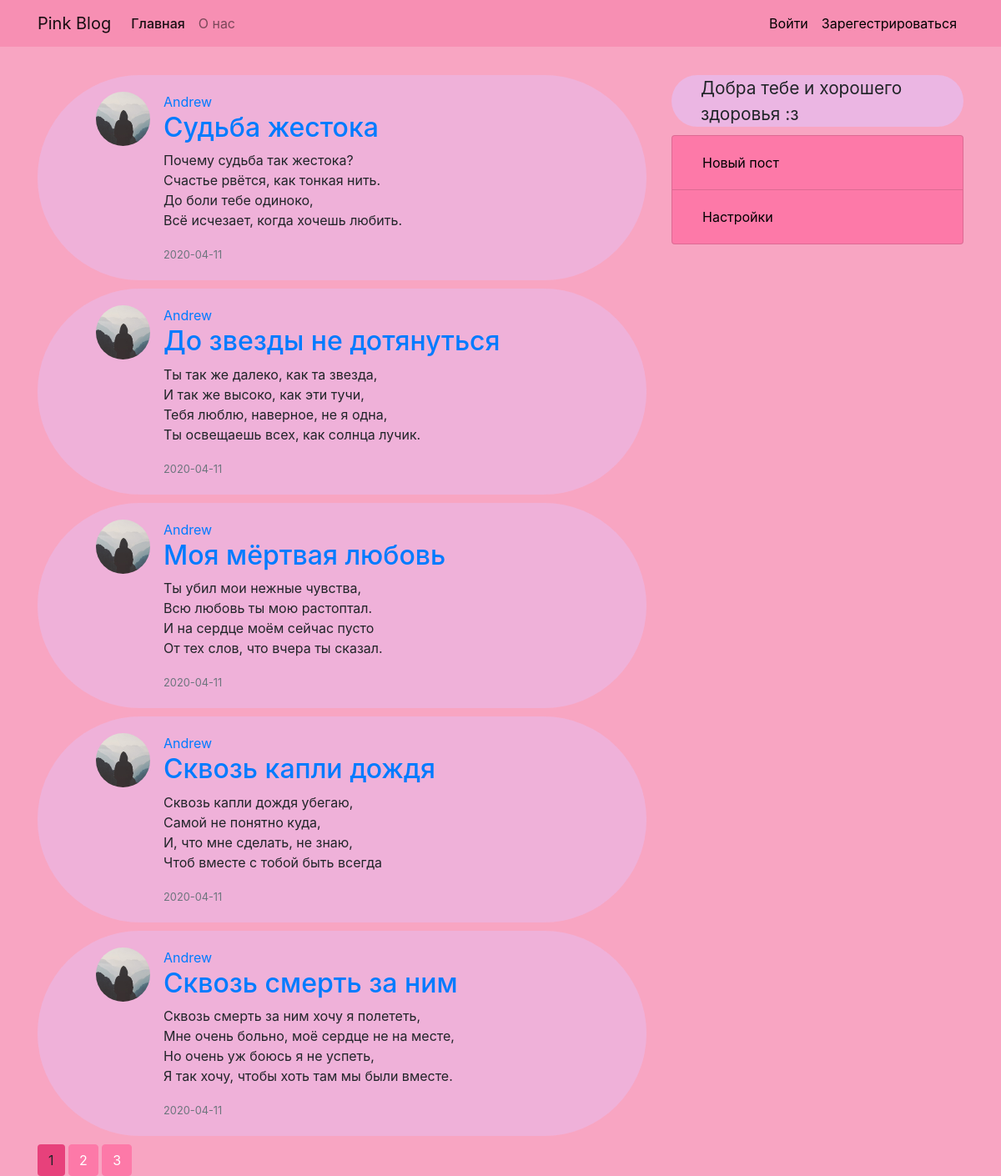
The page /home on the database its author committed.
### pinkblog/models.py (models this page shows, shortened)
class Post(db.Model):
    id = db.Column(db.Integer, primary_key=True)
    title = db.Column(db.String(100), nullable=False)
    date_posted = db.Column(db.DateTime, nullable=False, default=datetime.utcnow())
    content = db.Column(db.Text, nullable=False)
    user_id = db.Column(db.Integer, db.ForeignKey('user.id'), nullable=False)
    comments = db.relationship('Comment', backref='post', lazy=True)

class User(db.Model, UserMixin):
    id = db.Column(db.Integer, primary_key=True)
    username = db.Column(db.String(20), unique=True, nullable=False)
    email = db.Column(db.String(20), unique=True, nullable=False)
    user_image = db.Column(db.String(20), unique=False, nullable=False, default='default.jpg')
    password = db.Column(db.String(20), unique=False, nullable=False)
    posts = db.relationship('Post', backref='author', lazy=True)
    comments = db.relationship('Comment', backref='author', lazy=True)

### pinkblog/routes.py (the view)
@app.route("/")
@app.route("/home")
def home():
    page = request.args.get('page', 1, type=int)
    posts = Post.query.order_by(Post.date_posted.desc()).paginate(page=page, per_page=5)
    return render_template('home.html', posts=posts, active='home')

### pinkblog/templates/home.html
{% extends "layout.html" %}
{% block content %}
{% for post in posts.items %}
    <article class="media rounded-pill post">
        <img class="rounded-circle article-image"
            src="{{ url_for('static', filename='profile_pics/'+post.author.user_image) }}" />
        <div class="media-body">
            <a href="{{ url_for('account_info', username=post.author.username) }}">{{ post.author.username }}</a>
            <h2><a href="{{ url_for('post', post_id=post.id) }}">{{ post.title }}</a></h2>
            <p class="post-content">{{ post.content }}</p>
            <small class="text-muted">{{ post.date_posted.strftime('%Y-%m-%d') }}</small>
        </div>
    </article>
{% endfor %}
{% for page_num in posts.iter_pages(left_edge=1, right_edge=1, left_current=2, right_current=2) %}
    {% if page_num %}
        {% if posts.page == page_num %}
            <a class="btn btn-info-active" href="{{ url_for('home', page=page_num) }}">{{ page_num }}</a>
        {% else %}
            <a class="btn btn-info" href="{{ url_for('home', page=page_num) }}">{{ page_num }}</a>
        {% endif %}
    {% else %}
        ...
    {% endif %}
{% endfor %}
{% endblock %}

### pinkblog/templates/layout.html (shortened to what this page needs)
<!DOCTYPE html>
<html>
    <head>
        <link rel="stylesheet" href="https://stackpath.bootstrapcdn.com/bootstrap/4.4.1/css/bootstrap.min.css"
>
        <link rel="stylesheet" type="text/css" href="{{ url_for('static', filename='style.css') }}" />
    </head>
    <body>
        <header>
            <nav class="navbar navbar-light navbar-expand-lg mr-auto fixed-top">
                <div class="container">
                    <a class="navbar-brand" href="{{ url_for('home') }}">Pink Blog</a>
                    <div class="navbar-nav navbar-collapse" id="navbarToggle">
                        {% if active == 'home' %}
                            <a class="nav-item nav-link active" href="{{ url_for('home') }}">Главная</a>
                        {% else %}
                            <a class="nav-item nav-link" href="{{ url_for('home') }}">Главная</a>
                        {% endif %}
                        {% if active == 'about' %}
                            <a class="nav-item nav-link active" href="{{ url_for('about') }}">О нас</a>
                        {% else %}
                            <a class="nav-item nav-link" href="{{ url_for('about') }}">О нас</a>
                        {% endif %}
                    </div>
                    <div class="navbar-nav loginbar">
                        {% if current_user.is_authenticated%}
                            <a class="nav-item nav-link" href="{{ url_for('account_info', username=current_user.username) }}">{{ current_user.username }}</a>
                            <a class="nav-item nav-link" href="{{ url_for('logout') }}">Выйти</a>
                        {% else %}
                            <a class="nav-item nav-link" href="{{ url_for('login') }}">Войти</a>
                            <a class="nav-item nav-link" href="{{ url_for('register') }}">Зарегестрироваться</a>
                        {% endif %}
                    </div>
                </div>
            </nav>
        </header>
        <main class="container">
            <div class="row">
                <div class="col-md-8">
                    {% block content %}{% endblock %}
                </div>
                <div class="col-md-4">
                    <p class="wishings rounded-pill">Добра тебе и хорошего здоровья :з</p>
                    <ul class="nav flex-column list-group sidebar">
                        <li class="nav-item list-group-item"><a class="nav-link" href="{{ url_for('new_post') }}">Новый пост</a></li>
                        <li class="nav-item list-group-item"><a class="nav-link" href="#">Настройки</a></li>
                    </ul>
                </div>
            </div>
        </main>
    </body>
</html>

### pinkblog/static/style.css (style rules this page uses)
body { background: #f8a5c2; margin-top: 5rem; }
header { padding: 0; }
nav { background-color: #f78fb3; }
.active { font-weight: 500; }
.navbar .loginbar .nav-link { color: black; }
.post { background-color: rgba(235, 184, 230, 0.658); margin: 10px 0px; padding: 20px 20px; padding-left: 70px; }
.post a { text-decoration: none; }
.wishings { font-size: 1.3em; background-color: rgba(235, 184, 230, 0.932); margin: 10px 0px; padding: 0 10%;; }
.sidebar .nav-item { background-color: rgb(253, 121, 168); }
.sidebar .nav-item .nav-link { color: black; }
.btn-info { background-color: rgba(253, 121, 168, 1); border-color: rgb(253, 121, 168); }
.btn-info:hover, .btn-info-active { background-color: rgb(231, 65, 123); }
.article-image { height: 65px; width: 65px; margin-right: 16px; }
.post-content { white-space: pre-line; }

### rows shown on the page
Post: user_image (placeholder picture), author.username "Andrew", title "Судьба жестока", content "Почему судьба так жестока? Счастье рвётся, как тонкая нить. До боли тебе одиноко, Всё исчезает, когда хочешь любить.", date_posted "2020-04-11"
Post: user_image (placeholder picture), author.username "Andrew", title "До звезды не дотянуться", content "Ты так же далеко, как та звезда, И так же высоко, как эти тучи, Тебя люблю, наверное, не я одна, Ты освещаешь всех, как солнца лучик.", date_posted "2020-04-11"
Post: user_image (placeholder picture), author.username "Andrew", title "Моя мёртвая любовь", content "Ты убил мои нежные чувства, Всю любовь ты мою растоптал. И на сердце моём сейчас пусто От тех слов, что вчера ты сказал.", date_posted "2020-04-11"
Post: user_image (placeholder picture), author.username "Andrew", title "Сквозь капли дождя", content "Сквозь капли дождя убегаю, Самой не понятно куда, И, что мне сделать, не знаю, Чтоб вместе с тобой быть всегда", date_posted "2020-04-11"
Post: user_image (placeholder picture), author.username "Andrew", title "Сквозь смерть за ним", content "Сквозь смерть за ним хочу я полететь, Мне очень больно, моё сердце не на месте, Но очень уж боюсь я не успеть, Я так хочу, чтобы хоть там мы были вместе.", date_posted "2020-04-11"

### other values the page prints
{{ page_num }} "1"
{{ page_num }} "2" "3"
